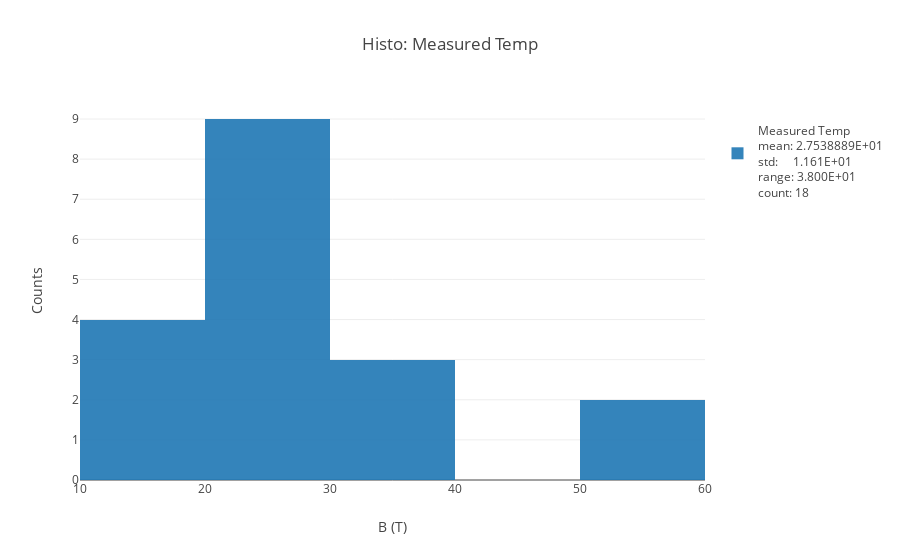

Source (notebook cell):
### Code cell
meas = list(meas_dict.values())
meas = pd.Series(meas,name="Measured Temp")
histo(meas,bins=5,inline=True);

### Figure 1 — Plotly figure (JSON) as saved in the notebook; plotly's stock layout.template omitted (floating-point values rounded to 4 significant figures)
{"data": [{"name": "<br>Measured Temp<br>mean: 2.7538889E+01<br>std:     1.161E+01<br>range: 3.800E+01<br>count: 18", "nbinsx": 5, "opacity": 0.9, "type": "histogram", "uid": "d648c9f3-173d-419f-ae16-297810f9425c", "x": [56.3, 54, 29.9, 27.7, 19.6, 22.6, 18.3, 20.3, 21.6, 21.7, 21.6, 20, 20.4, 19.5, 19.2, 30.6, 32.5, 39.9]}], "layout": {"barmode": "overlay", "showlegend": true, "title": "Histo: Measured Temp", "xaxis": {"title": "B (T)"}, "yaxis": {"autorange": true, "title": "Counts", "type": "linear"}}}
